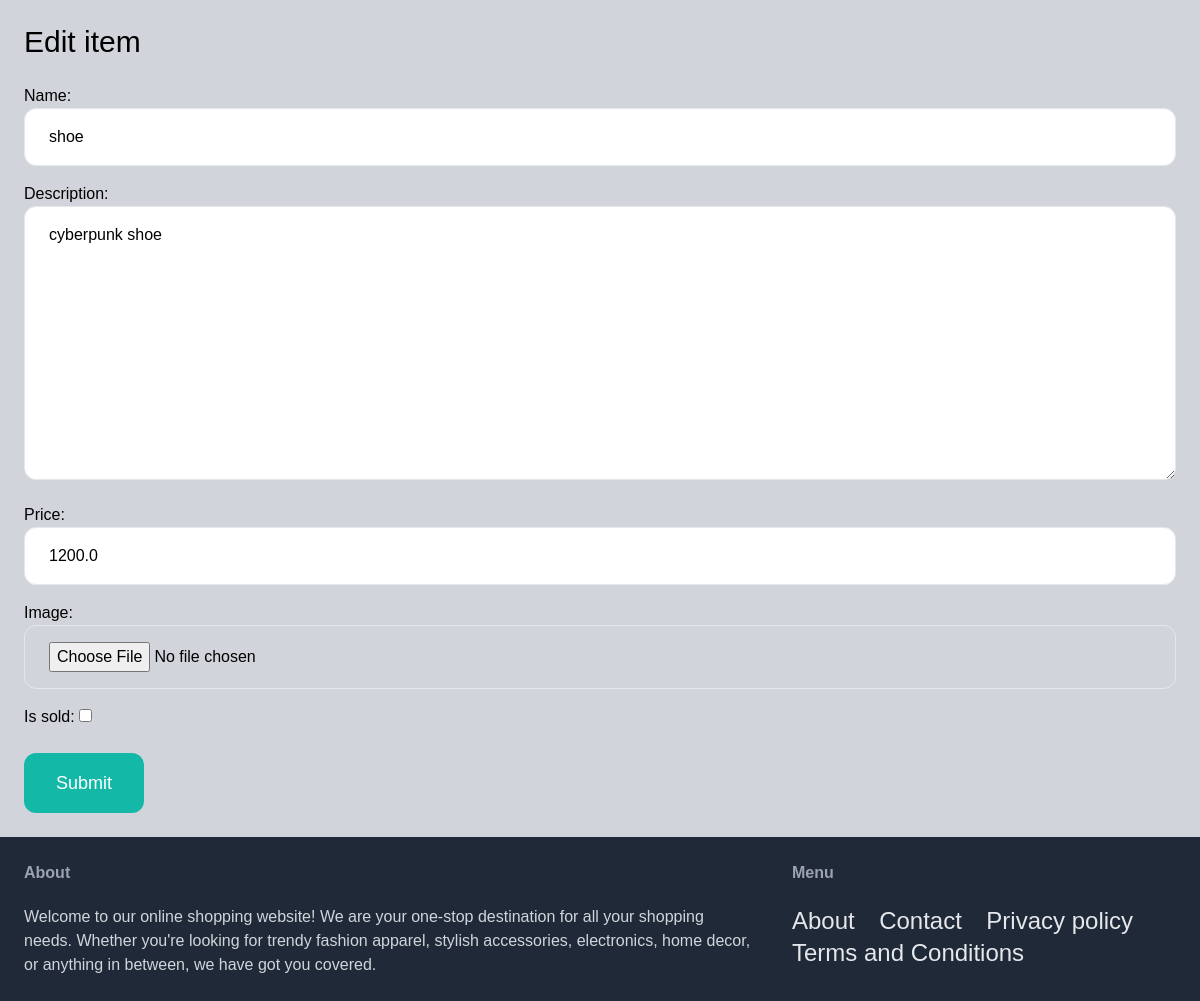
The page /items/3/edit/ (signed in) on the database its author committed.
### item/models.py (models this page shows, shortened)
class Item(models.Model):
    category = models.ForeignKey(Category, related_name='items', on_delete=models.CASCADE)
    name = models.CharField(max_length=255)
    description = models.TextField(blank=True, null=True)
    price = models.FloatField()
    image = models.ImageField(upload_to='item_images', blank=True, null=True)
    is_sold = models.BooleanField(default=False)
    created_by = models.ForeignKey(User, related_name='items', on_delete=models.CASCADE)
    created_at = models.DateTimeField(auto_now_add=True)

### item/views.py (the view)
# urls.py: path('<int:pk>/edit/', views.edit, name='edit'),
@login_required
def edit(request, pk):
    item = get_object_or_404(Item, pk=pk, created_by=request.user)
    if request.method == 'POST':
        form = EditItemForm(request.POST, request.FILES, instance=item)
        if form.is_valid():
            form.save()
            return redirect('item:detail', pk=item.id)
    else:
        form = EditItemForm(instance=item)
    return render(request, 'item/form.html', {
        'form': form,
        'title': 'Edit item',
    })

### item/forms.py
class EditItemForm(forms.ModelForm):
    class Meta:
        model = Item
        fields = ('name', 'description', 'price', 'image', 'is_sold')
        widgets = {
            'name': forms.TextInput(attrs={
                'class': INPUT_CLASSES
            }),
            'description': forms.Textarea(attrs={
                'class': INPUT_CLASSES
            }),
            'price': forms.TextInput(attrs={
                'class': INPUT_CLASSES
            }),
            'image': forms.FileInput(attrs={
                'class': INPUT_CLASSES
            })
        }

### item/templates/item/form.html (shortened to what this page needs)
{% extends 'core/base.html' %}
{% block content %}
<h1 class="mb-6 text-3xl">{{ title }}</h1>
<form method="post" action="." enctype="multipart/form-data">
    <div class="space-y-4">
        {{ form.as_p }}
    </div>
    <button class="mt-6 py-4 px-8 text-lg bg-teal-500 hover:bg-teal-700 rounded-xl text-white">Submit</button>
</form>
{% endblock %}

### core/templates/core/base.html (style rules this page uses)
:root { --navbar-bg-color: hsl(0, 0%, 15%); --navbar-text-color: hsl(0, 0%, 85%); --navbar-text-color-focus: white; --navbar-bg-contrast: hsl(0, 0%, 25%); --fs:25px; --saro:30px; }
body { height: 100vh; font-family: Arial, Helvetica, sans-serif; line-height: 1.6; }

### rows shown on the page
Item: name "shoe", description "cyberpunk shoe", price "1200.0"

### other values the page prints
{{ title }} "Edit item"
